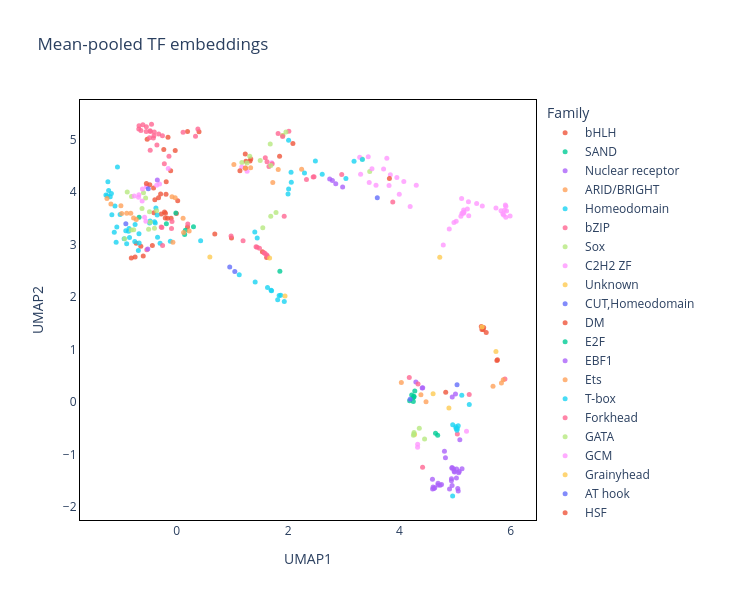

Notebook code cell kept with this figure:
### Code cell
import plotly.express as px

fig = px.scatter(
    umap_df,
    x="UMAP1",
    y="UMAP2",
    color="Family",
    hover_name="TF",
    opacity=0.8,
    title="Mean-pooled TF embeddings",
    width=750,
    height=600,
)

# Remove the background color (makes it transparent)
fig.update_layout(
    plot_bgcolor="rgba(0, 0, 0, 0)",
)

# Add border lines by updating the axes
fig.update_xaxes(showline=True, linewidth=1, linecolor='black', mirror=True)
fig.update_yaxes(showline=True, linewidth=1, linecolor='black', mirror=True)

# Change point size
fig.update_traces(marker=dict(size=5))
fig.show()

### Figure 1 — Plotly figure (JSON) as saved in the notebook; plotly's stock layout.template omitted (floating-point values rounded to 4 significant figures)
{"data": [{"hovertemplate": "<b>%{hovertext}</b><br><br>Family=bHLH<br>UMAP1=%{x}<br>UMAP2=%{y}<extra></extra>", "hovertext": ["AHR", "ARNT", "ARNTL", "ASCL1", "ASCL2", "ATOH1", "BHLHE40", "BHLHE41", "CLOCK", "HAND1", "HES1", "HIF1A", "LYL1", "MAX", "MITF", "MNT", "MXI1", "MYC", "MYCN", "MYF5", "MYOD1", "MYOG", "NEUROD1", "NEUROD2", "NEUROG2", "NPAS4", "OLIG2", "PTF1A", "SREBF1", "SREBF2", "TAL1", "TCF12", "TCF3", "TCF4", "TCFL5", "TFAP4", "TFE3", "TFEB", "TWIST1", "USF1", "USF2"], "legendgroup": "bHLH", "marker": {"color": "#EF553B", "opacity": 0.8, "size": 5, "symbol": "circle"}, "mode": "markers", "name": "bHLH", "orientation": "v", "showlegend": true, "type": "scatter", "x": [5.559, 5.504, 4.831, -0.2063, -0.2771, -0.29, -0.1093, -0.1893, 5.47, -0.2201, 0.1937, 5.482, -0.4158, 1.615, 0.1938, 1.231, -0.1651, -0.1571, -0.233, -0.1011, -0.1925, -0.006124, 0.01746, -0.4095, -0.2027, 5.513, -0.7277, -0.3266, 5.75, 5.761, -0.393, 1.243, 1.317, 1.33, -0.5311, 1.539, 0.4, -0.02728, -0.645, 0.6834, 0.9831], "xaxis": "x", "y": [1.327, 1.386, 0.1918, 3.507, 3.587, 3.966, 4.407, 4.198, 1.441, 3.626, 3.337, 1.386, 4.078, 2.757, 5.155, 4.73, 3.507, 5.047, 4.813, 3.503, 3.962, 3.596, 3.837, 3.611, 3.597, 1.423, 3.029, 3.896, 0.7932, 0.8105, 3.858, 4.592, 4.593, 4.634, 5.009, 2.866, 5.15, 4.794, 2.968, 3.205, 3.127], "yaxis": "y"}, {"hovertemplate": "<b>%{hovertext}</b><br><br>Family=SAND<br>UMAP1=%{x}<br>UMAP2=%{y}<extra></extra>", "hovertext": ["AIRE", "SP110"], "legendgroup": "SAND", "marker": {"color": "#00cc96", "opacity": 0.8, "size": 5, "symbol": "circle"}, "mode": "markers", "name": "SAND", "orientation": "v", "showlegend": true, "type": "scatter", "x": [4.276, -0.676], "xaxis": "x", "y": [0.214, 3.524], "yaxis": "y"}, {"hovertemplate": "<b>%{hovertext}</b><br><br>Family=Nuclear receptor<br>UMAP1=%{x}<br>UMAP2=%{y}<extra></extra>", "hovertext": ["AR", "ESR1", "ESR2", "ESRRA", "ESRRB", "ESRRG", "HNF4A", "HNF4G", "NR1D1", "NR1D2", "NR1H2", "NR1H3", "NR1H4", "NR1I2", "NR2F1", "NR2F2", "NR3C1", "NR4A1", "NR5A1", "NR5A2", "PGR", "PPARA", "PPARG", "RARA", "RARB", "RARG", "RORA", "RORC", "RXRA", "THRA", "VDR"], "legendgroup": "Nuclear receptor", "marker": {"color": "#ab63fa", "opacity": 0.8, "size": 5, "symbol": "circle"}, "mode": "markers", "name": "Nuclear receptor", "orientation": "v", "showlegend": true, "type": "scatter", "x": [2.747, 4.945, 4.972, 4.9, 4.935, 4.934, 4.62, 4.635, 4.808, 5.027, 5.056, 4.945, 5.074, 4.943, 4.756, 4.692, 2.856, 4.826, 5.048, 5.124, 2.796, 4.99, 4.982, 4.73, 4.596, 4.693, 5.064, 5.023, 4.593, 4.604, 5.085], "xaxis": "x", "y": [4.254, -1.242, -1.267, -1.655, -1.459, -1.494, -1.642, -1.627, -0.9345, -1.274, -1.694, -1.586, -1.321, -1.256, -1.567, -1.579, 4.162, -1.056, -1.644, -1.268, 4.221, -1.332, -1.317, -1.581, -1.653, -1.542, -1.343, -1.442, -1.47, -1.614, -0.7155], "yaxis": "y"}, {"hovertemplate": "<b>%{hovertext}</b><br><br>Family=ARID/BRIGHT<br>UMAP1=%{x}<br>UMAP2=%{y}<extra></extra>", "hovertext": ["ARID3A", "ARID5A"], "legendgroup": "ARID/BRIGHT", "marker": {"color": "#FFA15A", "opacity": 0.8, "size": 5, "symbol": "circle"}, "mode": "markers", "name": "ARID/BRIGHT", "orientation": "v", "showlegend": true, "type": "scatter", "x": [1.904, 1.823], "xaxis": "x", "y": [5.081, 4.433], "yaxis": "y"}, {"hovertemplate": "<b>%{hovertext}</b><br><br>Family=Homeodomain<br>UMAP1=%{x}<br>UMAP2=%{y}<extra></extra>", "hovertext": ["ARX", "CDX2", "CRX", "DLX1", "DLX3", "DUXBL1", "EMX2", "HNF1A", "HNF1B", "HOXA11", "HOXA13", "HOXA5", "HOXA9", "HOXB13", "HOXB4", "HOXC10", "HOXC13", "HOXC6", "HOXC8", "HOXC9", "HOXD13", "HOXD9", "ISL1", "LHX2", "LHX3", "LHX5", "LHX6", "LMX1B", "MEIS1", "MEOX2", "MNX1", "NANOG", "NKX2-5", "NKX3-2", "OBOX1", "OTX2", "PBX1", "PDX1", "PITX1", "PKNOX1", "PRRX1", "SHOX2", "SIX1", "SIX2", "SIX4", "TGIF1", "TGIF2", "VSX2"], "legendgroup": "Homeodomain", "marker": {"color": "#19d3f3", "opacity": 0.8, "size": 5, "symbol": "circle"}, "mode": "markers", "name": "Homeodomain", "orientation": "v", "showlegend": true, "type": "scatter", "x": [4.957, -0.8664, -0.915, -0.8996, -0.7537, -0.3445, -0.3515, 2.49, 2.009, -1.195, -1.065, -1.089, -1.174, -1.272, -1.122, -1.109, -1.223, -0.7482, -1.017, -1.247, -1.236, -1.165, 1.703, 1.63, 1.409, 1.123, 1.868, 1.694, -0.6896, -0.945, -0.8485, -0.3988, -0.3747, -1.076, -0.6781, -0.8574, 1.84, 4.956, -0.6755, 0.4291, -0.3858, -0.4867, 1.932, 1.813, 3.039, -0.2987, -0.1146, -0.4779], "xaxis": "x", "y": [-0.4284, 3.257, 3.265, 3.018, 3.062, 3.14, 3.564, 4.593, 4.989, 3.915, 4.478, 3.047, 3.976, 3.945, 3.24, 3.74, 4.034, 3.384, 3.574, 3.933, 4.199, 3.57, 2.121, 2.185, 2.288, 2.429, 2.038, 2.133, 2.891, 3.112, 3.137, 3.436, 3.697, 3.339, 3.21, 3.311, 2.031, -1.784, 3.033, 3.076, 3.416, 3.414, 1.918, 1.951, 4.263, 3.03, 3.068, 3.45], "yaxis": "y"}, {"hovertemplate": "<b>%{hovertext}</b><br><br>Family=bZIP<br>UMAP1=%{x}<br>UMAP2=%{y}<extra></extra>", "hovertext": ["ATF2", "ATF3", "ATF4", "ATF7", "BACH1", "BACH2", "BATF", "BATF3", "CEBPA", "CEBPB", "CEBPD", "CEBPE", "CEBPG", "CREB1", "CREB3L2", "DBP", "DDIT3", "FOS", "FOSB", "FOSL1", "FOSL2", "JUN", "JUNB", "JUND", "MAF", "MAFA", "MAFB", "MAFF", "MAFG", "MAFK", "NFE2", "NFE2L1", "NFE2L2", "NFIL3", "XBP1"], "legendgroup": "bZIP", "marker": {"color": "#FF6692", "opacity": 0.8, "size": 5, "symbol": "circle"}, "mode": "markers", "name": "bZIP", "orientation": "v", "showlegend": true, "type": "scatter", "x": [-0.1396, 1.443, -0.5457, -0.2229, 5.895, 2.963, 1.566, 1.486, -0.548, -0.6813, -0.6773, -0.6434, 1.424, 0.9761, 0.337, 5.04, 1.191, -0.4765, -0.4197, -0.4899, -0.356, -0.6084, -0.4746, -0.4529, -0.2565, -0.324, -0.4034, 1.586, 1.618, 1.628, -0.478, 2.014, 0.3796, 0.1137, -0.4101], "xaxis": "x", "y": [4.685, 2.951, 5.246, 4.542, 0.4439, 4.338, 2.846, 2.935, 5.158, 5.205, 5.267, 5.177, 2.96, 3.167, 5.065, -0.6051, 3.077, 4.798, 5.034, 5.037, 4.897, 5.283, 5.159, 5.297, 5.077, 5.11, 5.149, 2.833, 2.804, 2.779, 5.172, 5.16, 5.207, 5.142, 5.078], "yaxis": "y"}, {"hovertemplate": "<b>%{hovertext}</b><br><br>Family=Sox<br>UMAP1=%{x}<br>UMAP2=%{y}<extra></extra>", "hovertext": ["BBX", "CIC", "LEF1", "SOX10", "SOX11", "SOX13", "SOX15", "SOX17", "SOX2", "SOX3", "SOX30", "SOX4", "SOX5", "SOX6", "SOX9", "TCF7", "TCF7L1", "TCF7L2"], "legendgroup": "Sox", "marker": {"color": "#B6E880", "opacity": 0.8, "size": 5, "symbol": "circle"}, "mode": "markers", "name": "Sox", "orientation": "v", "showlegend": true, "type": "scatter", "x": [3.332, 3.467, -0.812, -0.5589, -0.7733, 1.679, -0.9359, -0.5976, -0.8179, -0.6237, 1.311, -0.4896, 1.905, 1.962, 1.262, -0.8891, 1.17, 1.499], "xaxis": "x", "y": [4.631, 4.395, 3.92, 3.888, 3.287, 4.917, 3.114, 3.992, 3.283, 3.689, 4.684, 3.629, 5.078, 5.146, 4.555, 4.005, 4.566, 4.602], "yaxis": "y"}, {"hovertemplate": "<b>%{hovertext}</b><br><br>Family=C2H2 ZF<br>UMAP1=%{x}<br>UMAP2=%{y}<extra></extra>", "hovertext": ["BCL6", "CTCF", "CTCFL", "EGR1", "EGR2", "GFI1", "GFI1B", "GLI1", "GLI2", "GLI3", "IKZF1", "IKZF3", "INSM1", "KLF1", "KLF15", "KLF3", "KLF4", "KLF5", "KLF6", "KLF9", "MAZ", "OVOL1", "OVOL2", "PLAGL1", "PRDM1", "PRDM14", "PRDM15", "PRDM16", "PRDM5", "PRDM9", "REST", "SALL4", "SNAI1", "SNAI2", "SP1", "SP3", "SP7", "WT1", "YY1", "ZBTB17", "ZBTB2", "ZBTB7B", "ZFP143", "ZFP281", "ZFP322A", "ZFP335", "ZFP410", "ZFP42", "ZFP57", "ZFP961", "ZIC1", "ZIC2", "ZIC3", "ZKSCAN1", "ZSCAN4C"], "legendgroup": "C2H2 ZF", "marker": {"color": "#FF97FF", "opacity": 0.8, "size": 5, "symbol": "circle"}, "mode": "markers", "name": "C2H2 ZF", "orientation": "v", "showlegend": true, "type": "scatter", "x": [3.954, 5.902, 5.912, 1.168, -0.5383, 5.122, 5.245, 3.303, 3.579, 3.457, 5.117, 5.239, -0.3611, -0.7649, -0.6862, -0.6158, -0.309, -0.5382, -0.6794, 5.161, 5.153, 5.019, 5.104, 3.506, 4.192, 5.205, 5.825, 3.997, 5.911, 5.987, 3.814, 3.715, 5.22, 5.153, 3.44, 3.774, -0.6214, 1.263, 4.979, 5.925, 5.488, 5.387, 5.889, 3.286, 5.857, 4.302, 4.079, 5.138, 4.895, 5.871, -0.5544, 1.706, -0.5774, 5.733, 3.836], "xaxis": "x", "y": [4.283, 3.758, 3.732, 4.481, 4.119, 3.597, 3.553, 4.342, 4.133, 4.187, 3.878, 3.82, 4.133, 3.928, 3.904, 4.064, 4.158, 4.105, 3.953, 3.624, 3.662, 3.447, 3.541, 4.445, 3.729, -0.5551, 3.645, 3.963, 3.524, 3.548, 4.127, 4.442, 3.678, 3.6, 4.674, 4.649, 3.831, 4.401, 3.424, 3.643, 3.74, 3.788, 3.659, 4.665, 3.589, 4.131, 4.205, 3.611, 3.299, 3.567, 3.449, 4.563, 3.524, 3.701, 4.332], "yaxis": "y"}, {"hovertemplate": "<b>%{hovertext}</b><br><br>Family=Unknown<br>UMAP1=%{x}<br>UMAP2=%{y}<extra></extra>", "hovertext": ["CBFB", "EPAS1", "NFYB", "NFYC", "NRF1", "TAF1"], "legendgroup": "Unknown", "marker": {"color": "#FECB52", "opacity": 0.8, "size": 5, "symbol": "circle"}, "mode": "markers", "name": "Unknown", "orientation": "v", "showlegend": true, "type": "scatter", "x": [4.271, 5.485, 1.945, 4.724, 4.889, 5.733], "xaxis": "x", "y": [-0.6147, 1.432, 2.024, 2.76, -0.1126, 0.9662], "yaxis": "y"}, {"hovertemplate": "<b>%{hovertext}</b><br><br>Family=CUT,Homeodomain<br>UMAP1=%{x}<br>UMAP2=%{y}<extra></extra>", "hovertext": ["CUX2", "ONECUT1"], "legendgroup": "CUT,Homeodomain", "marker": {"color": "#636efa", "opacity": 0.8, "size": 5, "symbol": "circle"}, "mode": "markers", "name": "CUT,Homeodomain", "orientation": "v", "showlegend": true, "type": "scatter", "x": [3.602, -0.9143], "xaxis": "x", "y": [3.897, 3.401], "yaxis": "y"}, {"hovertemplate": "<b>%{hovertext}</b><br><br>Family=DM<br>UMAP1=%{x}<br>UMAP2=%{y}<extra></extra>", "hovertext": ["DMRT1", "DMRTB1"], "legendgroup": "DM", "marker": {"color": "#EF553B", "opacity": 0.8, "size": 5, "symbol": "circle"}, "mode": "markers", "name": "DM", "orientation": "v", "showlegend": true, "type": "scatter", "x": [-0.4841, -0.5451], "xaxis": "x", "y": [4.145, 4.166], "yaxis": "y"}, {"hovertemplate": "<b>%{hovertext}</b><br><br>Family=E2F<br>UMAP1=%{x}<br>UMAP2=%{y}<extra></extra>", "hovertext": ["E2F1", "E2F3", "E2F4", "E2F6"], "legendgroup": "E2F", "marker": {"color": "#00cc96", "opacity": 0.8, "size": 5, "symbol": "circle"}, "mode": "markers", "name": "E2F", "orientation": "v", "showlegend": true, "type": "scatter", "x": [-0.01592, -0.1861, 0.3005, 1.852], "xaxis": "x", "y": [3.604, 3.399, 3.344, 2.496], "yaxis": "y"}, {"hovertemplate": "<b>%{hovertext}</b><br><br>Family=EBF1<br>UMAP1=%{x}<br>UMAP2=%{y}<extra></extra>", "hovertext": ["EBF1", "EBF2", "EBF4"], "legendgroup": "EBF1", "marker": {"color": "#ab63fa", "opacity": 0.8, "size": 5, "symbol": "circle"}, "mode": "markers", "name": "EBF1", "orientation": "v", "showlegend": true, "type": "scatter", "x": [4.418, 4.409, 4.295], "xaxis": "x", "y": [0.2775, 0.2723, 0.3843], "yaxis": "y"}, {"hovertemplate": "<b>%{hovertext}</b><br><br>Family=Ets<br>UMAP1=%{x}<br>UMAP2=%{y}<extra></extra>", "hovertext": ["EHF", "ELF1", "ELF4", "ELF5", "ELK1", "ELK3", "ELK4", "ERG", "ETS1", "ETS2", "ETV2", "ETV5", "ETV6", "FEV", "FLI1", "GABPA", "SPI1", "SPIB"], "legendgroup": "Ets", "marker": {"color": "#FFA15A", "opacity": 0.8, "size": 5, "symbol": "circle"}, "mode": "markers", "name": "Ets", "orientation": "v", "showlegend": true, "type": "scatter", "x": [4.034, 5.681, 2.243, 4.386, 5.865, 5.832, 0.114, -0.7751, -1.003, -0.8985, -1.182, 1.327, -0.8256, -0.06859, -0.7273, 4.478, -0.9884, -1.253], "xaxis": "x", "y": [0.3747, 0.3043, 4.438, 0.1438, 0.4267, 0.3679, 3.506, 3.509, 3.741, 3.599, 3.775, 4.464, 3.599, 3.047, 3.481, 0.007654, 3.594, 3.88], "yaxis": "y"}, {"hovertemplate": "<b>%{hovertext}</b><br><br>Family=T-box<br>UMAP1=%{x}<br>UMAP2=%{y}<extra></extra>", "hovertext": ["EOMES", "T", "TBR1", "TBX20", "TBX21", "TBX3", "TBX4", "TBX5"], "legendgroup": "T-box", "marker": {"color": "#19d3f3", "opacity": 0.8, "size": 5, "symbol": "circle"}, "mode": "markers", "name": "T-box", "orientation": "v", "showlegend": true, "type": "scatter", "x": [2.294, 1.402, 2.053, 1.445, 2.058, 2.613, 1.999, 2.01], "xaxis": "x", "y": [4.364, 3.243, 4.383, 3.126, 4.189, 4.344, 3.968, 4.063], "yaxis": "y"}, {"hovertemplate": "<b>%{hovertext}</b><br><br>Family=Forkhead<br>UMAP1=%{x}<br>UMAP2=%{y}<extra></extra>", "hovertext": ["FOXA1", "FOXA2", "FOXA3", "FOXC1", "FOXC2", "FOXF1", "FOXG1", "FOXJ2", "FOXK1", "FOXL2", "FOXO1", "FOXO3", "FOXP1", "FOXP2"], "legendgroup": "Forkhead", "marker": {"color": "#FF6692", "opacity": 0.8, "size": 5, "symbol": "circle"}, "mode": "markers", "name": "Forkhead", "orientation": "v", "showlegend": true, "type": "scatter", "x": [-0.2786, -0.2671, -0.5376, 1.656, 0.1987, -0.09395, -0.08513, 1.591, 2.33, -0.2544, 1.715, 1.622, 1.821, 1.902], "xaxis": "x", "y": [3.338, 3.327, 2.903, 4.489, 3.395, 3.307, 3.445, 4.656, 4.243, 2.985, 4.545, 4.58, 5.119, 5.062], "yaxis": "y"}, {"hovertemplate": "<b>%{hovertext}</b><br><br>Family=GATA<br>UMAP1=%{x}<br>UMAP2=%{y}<extra></extra>", "hovertext": ["GATA1", "GATA2", "GATA3", "GATA4", "GATA6"], "legendgroup": "GATA", "marker": {"color": "#B6E880", "opacity": 0.8, "size": 5, "symbol": "circle"}, "mode": "markers", "name": "GATA", "orientation": "v", "showlegend": true, "type": "scatter", "x": [-0.5054, -0.361, -0.4766, -0.4005, 1.691], "xaxis": "x", "y": [3.297, 3.645, 3.428, 3.315, 4.507], "yaxis": "y"}, {"hovertemplate": "<b>%{hovertext}</b><br><br>Family=GCM<br>UMAP1=%{x}<br>UMAP2=%{y}<extra></extra>", "hovertext": ["GCM1"], "legendgroup": "GCM", "marker": {"color": "#FF97FF", "opacity": 0.8, "size": 5, "symbol": "circle"}, "mode": "markers", "name": "GCM", "orientation": "v", "showlegend": true, "type": "scatter", "x": [-0.1524], "xaxis": "x", "y": [4.451], "yaxis": "y"}, {"hovertemplate": "<b>%{hovertext}</b><br><br>Family=Grainyhead<br>UMAP1=%{x}<br>UMAP2=%{y}<extra></extra>", "hovertext": ["GRHL2"], "legendgroup": "Grainyhead", "marker": {"color": "#FECB52", "opacity": 0.8, "size": 5, "symbol": "circle"}, "mode": "markers", "name": "Grainyhead", "orientation": "v", "showlegend": true, "type": "scatter", "x": [4.605], "xaxis": "x", "y": [0.1595], "yaxis": "y"}, {"hovertemplate": "<b>%{hovertext}</b><br><br>Family=AT hook<br>UMAP1=%{x}<br>UMAP2=%{y}<extra></extra>", "hovertext": ["HMGA2"], "legendgroup": "AT hook", "marker": {"color": "#636efa", "opacity": 0.8, "size": 5, "symbol": "circle"}, "mode": "markers", "name": "AT hook", "orientation": "v", "showlegend": true, "type": "scatter", "x": [-0.5115], "xaxis": "x", "y": [4.068], "yaxis": "y"}, {"hovertemplate": "<b>%{hovertext}</b><br><br>Family=HSF<br>UMAP1=%{x}<br>UMAP2=%{y}<extra></extra>", "hovertext": ["HSF1", "HSF2"], "legendgroup": "HSF", "marker": {"color": "#EF553B", "opacity": 0.8, "size": 5, "symbol": "circle"}, "mode": "markers", "name": "HSF", "orientation": "v", "showlegend": true, "type": "scatter", "x": [1.234, 1.135], "xaxis": "x", "y": [4.463, 4.407], "yaxis": "y"}, {"hovertemplate": "<b>%{hovertext}</b><br><br>Family=IRF<br>UMAP1=%{x}<br>UMAP2=%{y}<extra></extra>", "hovertext": ["IRF1", "IRF2", "IRF3", "IRF4", "IRF5", "IRF7", "IRF8", "IRF9"], "legendgroup": "IRF", "marker": {"color": "#00cc96", "opacity": 0.8, "size": 5, "symbol": "circle"}, "mode": "markers", "name": "IRF", "orientation": "v", "showlegend": true, "type": "scatter", "x": [0.142, 0.155, 4.263, 4.183, 4.258, 4.245, 4.25, 4.22], "xaxis": "x", "y": [3.193, 3.274, 0.1044, 0.02951, 0.114, 0.08212, 0.01422, 0.137], "yaxis": "y"}, {"hovertemplate": "<b>%{hovertext}</b><br><br>Family=MBD<br>UMAP1=%{x}<br>UMAP2=%{y}<extra></extra>", "hovertext": ["MBD2", "MECP2"], "legendgroup": "MBD", "marker": {"color": "#ab63fa", "opacity": 0.8, "size": 5, "symbol": "circle"}, "mode": "markers", "name": "MBD", "orientation": "v", "showlegend": true, "type": "scatter", "x": [-0.5198, -0.3488], "xaxis": "x", "y": [2.919, 4.231], "yaxis": "y"}, {"hovertemplate": "<b>%{hovertext}</b><br><br>Family=MADS box<br>UMAP1=%{x}<br>UMAP2=%{y}<extra></extra>", "hovertext": ["MEF2A", "MEF2C", "MEF2D", "SRF"], "legendgroup": "MADS box", "marker": {"color": "#FFA15A", "opacity": 0.8, "size": 5, "symbol": "circle"}, "mode": "markers", "name": "MADS box", "orientation": "v", "showlegend": true, "type": "scatter", "x": [1.231, -0.08524, 1.026, -0.02798], "xaxis": "x", "y": [4.459, 3.913, 4.528, 3.893], "yaxis": "y"}, {"hovertemplate": "<b>%{hovertext}</b><br><br>Family=Myb/SANT<br>UMAP1=%{x}<br>UMAP2=%{y}<extra></extra>", "hovertext": ["MYB", "MYBL1"], "legendgroup": "Myb/SANT", "marker": {"color": "#19d3f3", "opacity": 0.8, "size": 5, "symbol": "circle"}, "mode": "markers", "name": "Myb/SANT", "orientation": "v", "showlegend": true, "type": "scatter", "x": [3.185, 3.334], "xaxis": "x", "y": [4.59, 4.622], "yaxis": "y"}, {"hovertemplate": "<b>%{hovertext}</b><br><br>Family=Rel<br>UMAP1=%{x}<br>UMAP2=%{y}<extra></extra>", "hovertext": ["NFAT5", "NFATC1", "NFATC2", "NFKB1", "REL", "RELA", "RELB"], "legendgroup": "Rel", "marker": {"color": "#FF6692", "opacity": 0.8, "size": 5, "symbol": "circle"}, "mode": "markers", "name": "Rel", "orientation": "v", "showlegend": true, "type": "scatter", "x": [3.88, 2.451, 2.466, 5.253, 1.93, 4.334, 4.177], "xaxis": "x", "y": [3.815, 4.288, 4.297, 0.1468, 3.542, 0.3459, 0.4713], "yaxis": "y"}, {"hovertemplate": "<b>%{hovertext}</b><br><br>Family=SMAD<br>UMAP1=%{x}<br>UMAP2=%{y}<extra></extra>", "hovertext": ["NFIA", "NFIB", "NFIC", "SMAD3", "SMAD4"], "legendgroup": "SMAD", "marker": {"color": "#B6E880", "opacity": 0.8, "size": 5, "symbol": "circle"}, "mode": "markers", "name": "SMAD", "orientation": "v", "showlegend": true, "type": "scatter", "x": [1.689, 1.783, 1.546, 4.451, 4.357], "xaxis": "x", "y": [3.541, 3.613, 3.323, -0.7005, -0.4984], "yaxis": "y"}, {"hovertemplate": "<b>%{hovertext}</b><br><br>Family=CBF/NF-Y<br>UMAP1=%{x}<br>UMAP2=%{y}<extra></extra>", "hovertext": ["NFYA"], "legendgroup": "CBF/NF-Y", "marker": {"color": "#FF97FF", "opacity": 0.8, "size": 5, "symbol": "circle"}, "mode": "markers", "name": "CBF/NF-Y", "orientation": "v", "showlegend": true, "type": "scatter", "x": [4.787], "xaxis": "x", "y": [2.996], "yaxis": "y"}, {"hovertemplate": "<b>%{hovertext}</b><br><br>Family=Paired box<br>UMAP1=%{x}<br>UMAP2=%{y}<extra></extra>", "hovertext": ["PAX5"], "legendgroup": "Paired box", "marker": {"color": "#FECB52", "opacity": 0.8, "size": 5, "symbol": "circle"}, "mode": "markers", "name": "Paired box", "orientation": "v", "showlegend": true, "type": "scatter", "x": [0.5947], "xaxis": "x", "y": [2.767], "yaxis": "y"}, {"hovertemplate": "<b>%{hovertext}</b><br><br>Family=Homeodomain,Paired box<br>UMAP1=%{x}<br>UMAP2=%{y}<extra></extra>", "hovertext": ["PAX6", "PAX7"], "legendgroup": "Homeodomain,Paired box", "marker": {"color": "#636efa", "opacity": 0.8, "size": 5, "symbol": "circle"}, "mode": "markers", "name": "Homeodomain,Paired box", "orientation": "v", "showlegend": true, "type": "scatter", "x": [1.043, 0.9518], "xaxis": "x", "y": [2.489, 2.576], "yaxis": "y"}, {"hovertemplate": "<b>%{hovertext}</b><br><br>Family=Homeodomain,POU<br>UMAP1=%{x}<br>UMAP2=%{y}<extra></extra>", "hovertext": ["POU2F1", "POU2F2", "POU2F3", "POU3F1", "POU3F2", "POU5F1"], "legendgroup": "Homeodomain,POU", "marker": {"color": "#EF553B", "opacity": 0.8, "size": 5, "symbol": "circle"}, "mode": "markers", "name": "Homeodomain,POU", "orientation": "v", "showlegend": true, "type": "scatter", "x": [2.087, 1.847, -0.602, -0.7477, -0.8163, -0.438], "xaxis": "x", "y": [4.93, 4.687, 2.784, 2.766, 2.749, 2.986], "yaxis": "y"}, {"hovertemplate": "<b>%{hovertext}</b><br><br>Family=CSL<br>UMAP1=%{x}<br>UMAP2=%{y}<extra></extra>", "hovertext": ["RBPJ", "RBPJL"], "legendgroup": "CSL", "marker": {"color": "#00cc96", "opacity": 0.8, "size": 5, "symbol": "circle"}, "mode": "markers", "name": "CSL", "orientation": "v", "showlegend": true, "type": "scatter", "x": [4.687, 4.648], "xaxis": "x", "y": [-0.6297, -0.5901], "yaxis": "y"}, {"hovertemplate": "<b>%{hovertext}</b><br><br>Family=RFX<br>UMAP1=%{x}<br>UMAP2=%{y}<extra></extra>", "hovertext": ["RFX1", "RFX2", "RFX3"], "legendgroup": "RFX", "marker": {"color": "#ab63fa", "opacity": 0.8, "size": 5, "symbol": "circle"}, "mode": "markers", "name": "RFX", "orientation": "v", "showlegend": true, "type": "scatter", "x": [2.98, 4.948, 5.006], "xaxis": "x", "y": [4.1, 0.1001, 0.1548], "yaxis": "y"}, {"hovertemplate": "<b>%{hovertext}</b><br><br>Family=Runt<br>UMAP1=%{x}<br>UMAP2=%{y}<extra></extra>", "hovertext": ["RUNX1", "RUNX2", "RUNX3"], "legendgroup": "Runt", "marker": {"color": "#FFA15A", "opacity": 0.8, "size": 5, "symbol": "circle"}, "mode": "markers", "name": "Runt", "orientation": "v", "showlegend": true, "type": "scatter", "x": [0.2232, 1.725, 0.1232], "xaxis": "x", "y": [3.263, 4.185, 3.231], "yaxis": "y"}, {"hovertemplate": "<b>%{hovertext}</b><br><br>Family=STAT<br>UMAP1=%{x}<br>UMAP2=%{y}<extra></extra>", "hovertext": ["STAT1", "STAT2", "STAT3", "STAT4", "STAT5A", "STAT5B", "STAT6"], "legendgroup": "STAT", "marker": {"color": "#19d3f3", "opacity": 0.8, "size": 5, "symbol": "circle"}, "mode": "markers", "name": "STAT", "orientation": "v", "showlegend": true, "type": "scatter", "x": [5.013, 5.255, 5.018, 5.039, 5.056, 5.033, 5.12], "xaxis": "x", "y": [-0.4663, -0.04187, -0.5, -0.5008, -0.4503, -0.5351, 0.1302], "yaxis": "y"}, {"hovertemplate": "<b>%{hovertext}</b><br><br>Family=TBP<br>UMAP1=%{x}<br>UMAP2=%{y}<extra></extra>", "hovertext": ["TBP"], "legendgroup": "TBP", "marker": {"color": "#FF6692", "opacity": 0.8, "size": 5, "symbol": "circle"}, "mode": "markers", "name": "TBP", "orientation": "v", "showlegend": true, "type": "scatter", "x": [4.416], "xaxis": "x", "y": [-1.241], "yaxis": "y"}, {"hovertemplate": "<b>%{hovertext}</b><br><br>Family=TEA<br>UMAP1=%{x}<br>UMAP2=%{y}<extra></extra>", "hovertext": ["TEAD1", "TEAD2", "TEAD4"], "legendgroup": "TEA", "marker": {"color": "#B6E880", "opacity": 0.8, "size": 5, "symbol": "circle"}, "mode": "markers", "name": "TEA", "orientation": "v", "showlegend": true, "type": "scatter", "x": [4.262, 4.26, 4.251], "xaxis": "x", "y": [-0.5795, -0.6043, -0.6276], "yaxis": "y"}, {"hovertemplate": "<b>%{hovertext}</b><br><br>Family=AP-2<br>UMAP1=%{x}<br>UMAP2=%{y}<extra></extra>", "hovertext": ["TFAP2A", "TFAP2C"], "legendgroup": "AP-2", "marker": {"color": "#FF97FF", "opacity": 0.8, "size": 5, "symbol": "circle"}, "mode": "markers", "name": "AP-2", "orientation": "v", "showlegend": true, "type": "scatter", "x": [4.326, 4.327], "xaxis": "x", "y": [-0.8589, -0.7989], "yaxis": "y"}, {"hovertemplate": "<b>%{hovertext}</b><br><br>Family=THAP finger<br>UMAP1=%{x}<br>UMAP2=%{y}<extra></extra>", "hovertext": ["THAP11"], "legendgroup": "THAP finger", "marker": {"color": "#FECB52", "opacity": 0.8, "size": 5, "symbol": "circle"}, "mode": "markers", "name": "THAP finger", "orientation": "v", "showlegend": true, "type": "scatter", "x": [1.668], "xaxis": "x", "y": [2.746], "yaxis": "y"}, {"hovertemplate": "<b>%{hovertext}</b><br><br>Family=p53<br>UMAP1=%{x}<br>UMAP2=%{y}<extra></extra>", "hovertext": ["TRP53", "TRP63"], "legendgroup": "p53", "marker": {"color": "#636efa", "opacity": 0.8, "size": 5, "symbol": "circle"}, "mode": "markers", "name": "p53", "orientation": "v", "showlegend": true, "type": "scatter", "x": [4.192, 5.035], "xaxis": "x", "y": [0.05832, 0.3312], "yaxis": "y"}, {"hovertemplate": "<b>%{hovertext}</b><br><br>Family=C2H2 ZF,Homeodomain<br>UMAP1=%{x}<br>UMAP2=%{y}<extra></extra>", "hovertext": ["ZEB1"], "legendgroup": "C2H2 ZF,Homeodomain", "marker": {"color": "#EF553B", "opacity": 0.8, "size": 5, "symbol": "circle"}, "mode": "markers", "name": "C2H2 ZF,Homeodomain", "orientation": "v", "showlegend": true, "type": "scatter", "x": [3.82], "xaxis": "x", "y": [4.263], "yaxis": "y"}], "layout": {"height": 600, "legend": {"title": {"text": "Family"}, "tracegroupgap": 0}, "plot_bgcolor": "rgba(0, 0, 0, 0)", "title": {"text": "Mean-pooled TF embeddings"}, "width": 750, "xaxis": {"anchor": "y", "domain": [0, 1], "linecolor": "black", "linewidth": 1, "mirror": true, "showline": true, "title": {"text": "UMAP1"}}, "yaxis": {"anchor": "x", "domain": [0, 1], "linecolor": "black", "linewidth": 1, "mirror": true, "showline": true, "title": {"text": "UMAP2"}}}}
